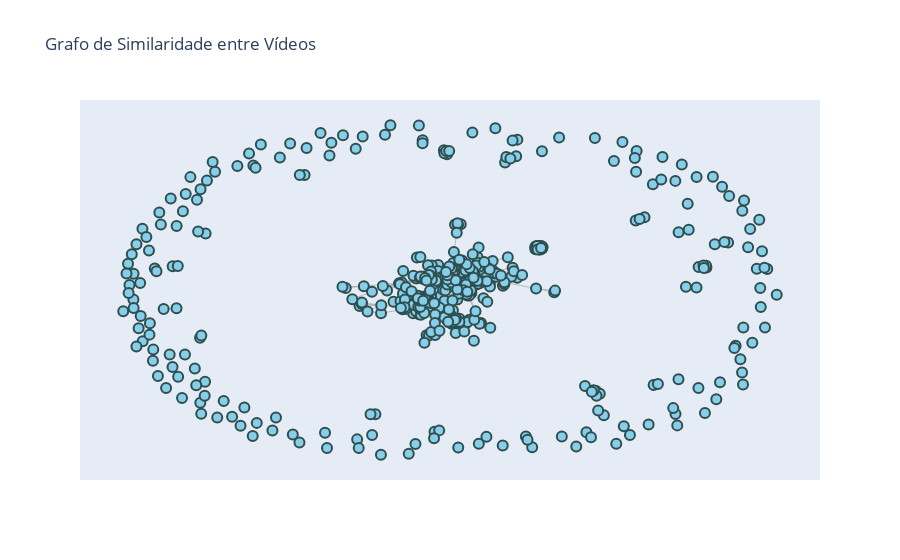

The cell this chart's notebook holds for it:
### Code cell
fig = go.Figure()

fig.add_trace(go.Scatter(
    x=edges_x,
    y=edges_y,
    line=dict(width=0.5, color='#888'),
    hoverinfo='none',
    mode='lines'
))

fig.add_trace(go.Scatter(
    x=x_nodes,
    y=y_nodes,
    mode='markers',
    marker=dict(
        size=10,
        color='skyblue',
        line=dict(width=2, color='DarkSlateGrey')
    ),
    text=[G.nodes[n]['label'] for n in G.nodes()],
    hoverinfo='text'  
))

fig.update_layout(
    showlegend=False,
    title="Grafo de Similaridade entre Vídeos",
    xaxis=dict(showgrid=False, zeroline=False, showticklabels=False),
    yaxis=dict(showgrid=False, zeroline=False, showticklabels=False)
)

fig.show()

### Figure 1 — Plotly figure (JSON) as saved in the notebook; plotly's stock layout.template omitted (floating-point values rounded to 4 significant figures; data arrays with more than 128 entries replaced by an {"elided": "..."} marker saying what was removed)
{"data": [{"hoverinfo": "none", "line": {"color": "#888", "width": 0.5}, "mode": "lines", "type": "scatter", "x": {"elided": "5139 float values"}, "y": {"elided": "5139 float values"}}, {"hoverinfo": "text", "marker": {"color": "skyblue", "line": {"color": "DarkSlateGrey", "width": 2}, "size": 10}, "mode": "markers", "text": {"elided": "516 str values"}, "type": "scatter", "x": {"elided": "516 float values"}, "y": {"elided": "516 float values"}}], "layout": {"showlegend": false, "title": {"text": "Grafo de Similaridade entre Vídeos"}, "xaxis": {"showgrid": false, "showticklabels": false, "zeroline": false}, "yaxis": {"showgrid": false, "showticklabels": false, "zeroline": false}}}
